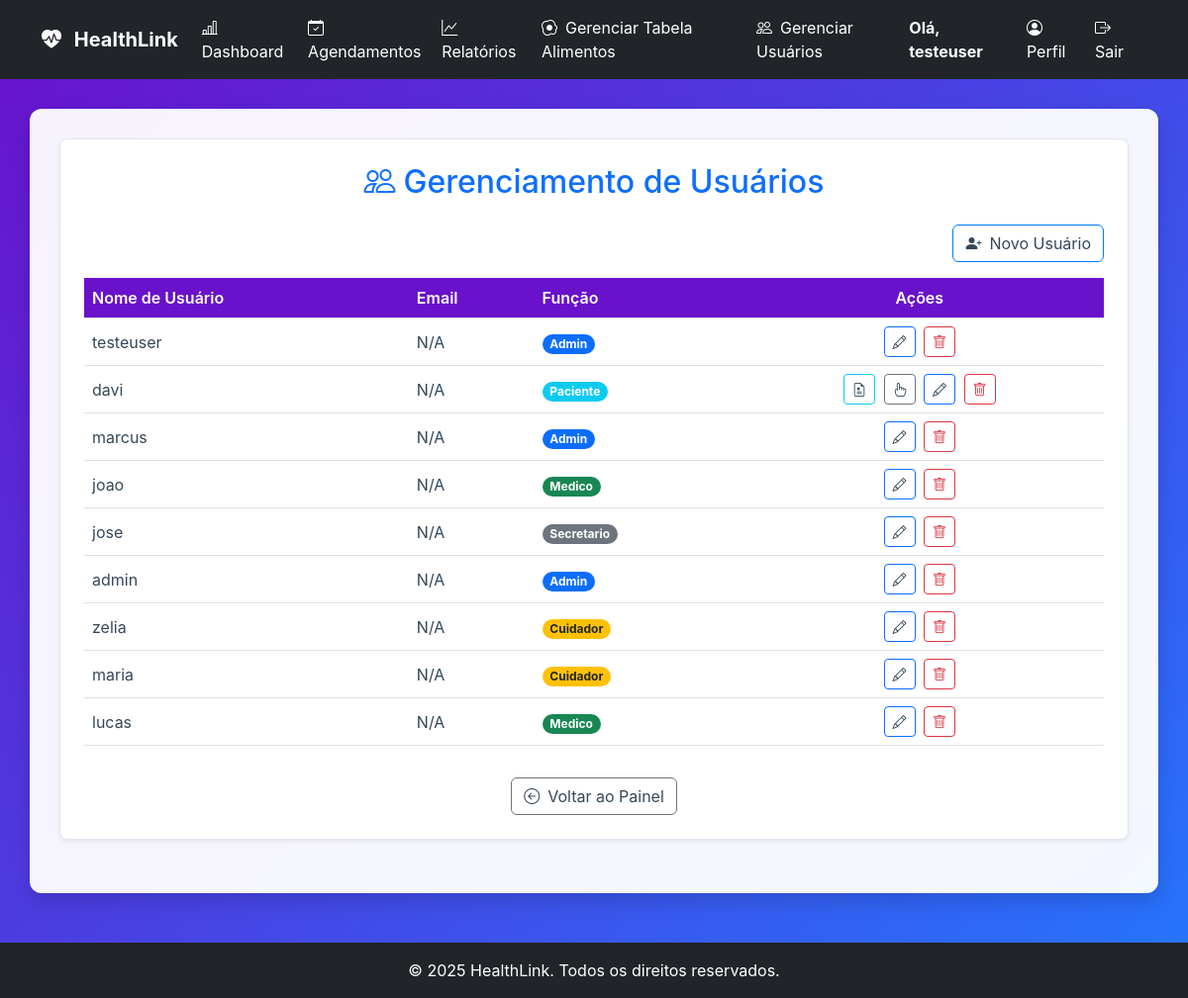
The page /gerenciar_usuarios (signed in) on the database its author committed.
### tables this page shows
CREATE TABLE users (
                    id INTEGER PRIMARY KEY,
                    username TEXT UNIQUE NOT NULL,
                    password_hash TEXT NOT NULL,
                    role TEXT NOT NULL DEFAULT 'paciente',
                    email TEXT,
                    nome TEXT,
                    razao_ic REAL,
                    fator_sensibilidade REAL,
                    data_nascimento TEXT,
                    sexo TEXT
                , nome_completo TEXT, telefone TEXT, medico_id INTEGER, meta_glicemia INTEGER, documento TEXT, crm TEXT, especialidade TEXT, cns TEXT, ric_manha REAL, ric_almoco REAL, ric_jantar REAL, fsi_manha REAL, fsi_almoco REAL, fsi_jantar REAL);

### app.py (the view)
@app.route('/gerenciar_usuarios')
@login_required
def gerenciar_usuarios():
    if not (current_user.is_admin or current_user.role == 'secretario'):
        flash('Acesso não autorizado.', 'danger')
        return redirect(url_for('dashboard'))
    usuarios = db_manager.carregar_todos_os_usuarios()
    return render_template('gerenciar_usuarios.html', usuarios=usuarios)

### app.py (called while the page is built)
@app.context_processor
def inject_now():
    return {'now': datetime.now}

### database_manager.py (called while the page is built)
    def get_db_connection(self):
        conn = sqlite3.connect(self.db_path)
        conn.execute("PRAGMA foreign_keys = ON;")
        conn.row_factory = sqlite3.Row
        return conn

    def carregar_usuario_por_id(self, user_id):
        conn = self.get_db_connection()
        user_data = conn.execute(
            "SELECT id, username, role, email, nome_completo, razao_ic, fator_sensibilidade, data_nascimento, sexo, telefone, medico_id FROM users WHERE id = ?",
            (user_id,)
        ).fetchone()
        conn.close()
        return dict(user_data) if user_data else None

    def carregar_todos_os_usuarios(self, perfil=None):
        conn = self.get_db_connection()
        cursor = conn.cursor()
        query = "SELECT id, username, role FROM users"
        params = ()
        if perfil:
            query += " WHERE role = ?" # Corrigi para 'role' ao invés de 'perfil'
            params = (perfil,)
        cursor.execute(query, params)
        usuarios = cursor.fetchall()
        conn.close()
        return [{'id': row['id'], 'username': row['username'], 'role': row['role']} for row in usuarios]

### models.py (called while the page is built)
    @property
    def is_admin(self):
        return self.role == 'admin'

    @property
    def is_paciente(self):
        return self.role == 'paciente' or self.role == 'user'

### templates/gerenciar_usuarios.html (shortened to what this page needs)
{% extends 'base.html' %}
{% block content %}
<div class="card p-4 shadow-sm mb-4">
    <h2 class="mb-4 text-center text-primary">
        <i class="bi bi-people me-2"></i>Gerenciamento de Usuários
    </h2>
    <div class="d-flex justify-content-end mb-3">
        <a href="{{ url_for('cadastro') }}" class="btn btn-primary">
            <i class="bi bi-person-plus-fill me-2"></i>Novo Usuário
        </a>
    </div>
    <div class="table-responsive">
        <table class="table table-hover align-middle">
            <thead>
                <tr>
                    <th>Nome de Usuário</th>
                    <th>Email</th>
                    <th>Função</th>
                    <th class="text-center">Ações</th>
                </tr>
            </thead>
            <tbody>
                {% for usuario in usuarios %}
                <tr>
                    <td>{{ usuario['username'] }}</td>
                    <td>{{ usuario.get('email', 'N/A') }}</td>
                    <td>
                        {% set role = usuario.get('role', 'padrão') %}
                        <span class="badge rounded-pill bg-{{
                            'success' if role == 'medico' else
                            'primary' if role == 'admin' else
                            'info' if role == 'paciente' or role == 'user' else
                            'warning text-dark' if role == 'cuidador' else
                            'secondary'
                        }}">
                            {{ role|capitalize }}
                        </span>
                    </td>
                    <td class="text-center actions-column">
                        {% if usuario.get('role') == 'user' or usuario.get('role') == 'paciente' %}
                        <a href="{{ url_for('ficha_acompanhamento', paciente_id=usuario['id']) }}"
                            class="btn btn-sm btn-outline-info me-1" title="Ficha Clínica">
                            <i class="bi bi-file-earmark-medical"></i>
                        </a>
                        <a href="{{ url_for('vincular_cuidador', username=usuario['username']) }}"
                            class="btn btn-sm btn-outline-secondary me-1" title="Vincular Cuidador">
                            <i class="bi bi-hand-index"></i>
                        </a>
                        {% endif %}
                        <a href="{{ url_for('editar_usuario', username=usuario['username']) }}"
                            class="btn btn-sm btn-outline-primary me-1" title="Editar Usuário">
                            <i class="bi bi-pencil"></i>
                        </a>
                        <form method="POST" action="{{ url_for('excluir_usuario', username=usuario['username']) }}"
                            style="display:inline;">
                            <button type="submit" class="btn btn-sm btn-outline-danger" title="Excluir Usuário"
                                onclick="return confirm('Tem certeza que deseja excluir o usuário {{ usuario.username }}?');">
                                <i class="bi bi-trash"></i>
                            </button>
                        </form>
                    </td>
                </tr>
                {% else %}
                <tr>
                    <td colspan="4" class="text-center py-4">Nenhum usuário cadastrado.</td>
                </tr>
                {% endfor %}
            </tbody>
        </table>
    </div>
    <div class="text-center">
        <a href="{{ url_for('dashboard_gestao') }}" class="btn btn-secondary mt-3">
            <i class="bi bi-arrow-left-circle me-2"></i>Voltar ao Painel
        </a>
    </div>
</div>
{% endblock %}

### templates/base.html (shortened to what this page needs)
<!DOCTYPE html>
<html lang="pt-br">
<head>
    <link href="https://cdn.jsdelivr.net/npm/bootstrap@5.3.0/dist/css/bootstrap.min.css" rel="stylesheet">
    <link href="https://cdn.jsdelivr.net/npm/bootstrap-icons/font/bootstrap-icons.css" rel="stylesheet">
    <link rel="stylesheet" href="https://cdnjs.cloudflare.com/ajax/libs/font-awesome/6.0.0-beta3/css/all.min.css">
    <link rel="stylesheet" href="{{ url_for('static', filename='css/style.css') }}">
</head>
<body>
    <nav class="navbar navbar-expand-lg navbar-dark bg-dark">
        <div class="container">
            <a class="navbar-brand fw-bold" href="{{ url_for('index') }}">
                <i class="bi bi-heart-pulse-fill me-2"></i> HealthLink
            </a>
            <div class="collapse navbar-collapse" id="navbarNav">
                <ul class="navbar-nav me-auto">
                    {% if current_user.is_authenticated %}
                    <li class="nav-item">
                        <a class="nav-link" href="{{ url_for('dashboard') }}">
                            <i class="bi bi-bar-chart-line me-2"></i>Dashboard
                        </a>
                    </li>
                    {% if current_user.is_paciente %}
                    <li class="nav-item">
                        <a class="nav-link" href="{{ url_for('registros') }}">
                            <i class="bi bi-journal-text me-2"></i>Meus Registros
                        </a>
                    </li>
                    <li class="nav-item">
                        <a class="nav-link" href="{{ url_for('relatorios.relatorios_page') }}">
                            <i class="bi bi-graph-up me-2"></i>Relatórios
                        </a>
                    </li>
                    <li class="nav-item">
                        <a class="nav-link" href="{{ url_for('registrar_glicemia') }}">
                            <i class="bi bi-droplet-fill me-2"></i>Registrar Glicemia
                        </a>
                    </li>
                    <li class="nav-item">
                        <a class="nav-link" href="{{ url_for('registrar_refeicao') }}">
                            <i class="bi bi-utensils me-2"></i>Registrar Refeição
                        </a>
                    </li>
                    <li class="nav-item">
                        <a class="nav-link" href="{{ url_for('minhas_consultas') }}">
                            <i class="bi bi-calendar-event me-2"></i>Minhas Consultas
                        </a>
                    </li>
                    {% elif current_user.role in ['medico', 'secretario', 'admin'] %}
                    <li class="nav-item">
                        <a class="nav-link" href="{{ url_for('gerenciar_agendamentos') }}">
                            <i class="bi bi-calendar-check me-2"></i>Agendamentos
                        </a>
                    </li>
                    <li class="nav-item">
                        <a class="nav-link" href="{{ url_for('relatorios.relatorios_page') }}">
                            <i class="bi bi-graph-up me-2"></i>Relatórios
                        </a>
                    </li>
                    {% if current_user.role in ['secretario', 'admin'] %}
                    <li class="nav-item">
                        <a class="nav-link" href="{{ url_for('registrar_alimento_redirect') }}">
                            <i class="bi bi-egg-fried me-2"></i>Gerenciar Tabela Alimentos
                        </a>
                    </li>
                    <li class="nav-item">
                        <a class="nav-link" href="{{ url_for('gerenciar_usuarios') }}">
                            <i class="bi bi-people me-2"></i>Gerenciar Usuários
                        </a>
                    </li>
                    {% endif %}
                    {% endif %}
                    {% endif %}
                </ul>
                <ul class="navbar-nav">
                    {% if current_user.is_authenticated %}
                    <li class="nav-item me-3 d-flex align-items-center">
                        <span class="navbar-text text-white fw-bold">
                            Olá, {{ current_user.username or current_user.nome_completo }}
                        </span>
                    </li>
                    <li class="nav-item">
                        <a class="nav-link" href="{{ url_for('perfil_paciente', paciente_id=current_user.id) }}">
                            <i class="bi bi-person-circle me-2"></i>Perfil
                        </a>
                    </li>
                    <li class="nav-item">
                        <a class="nav-link text-danger" href="{{ url_for('logout') }}">
                            <i class="bi bi-box-arrow-right me-2"></i>Sair
                        </a>
                    </li>
                    {% endif %}
                </ul>
            </div>
        </div>
    </nav>
    <main id="main-content">
        <div class="container">
            {% block content %}
            {% endblock %}
        </div>
    </main>
    <footer class="text-white text-center py-3 mt-5 bg-dark">
        &copy; {{ now().year }} HealthLink. Todos os direitos reservados.
    </footer>
</body>
</html>

### static/css/style.css (style rules this page uses)
:root { --primary-color: #007bff; --accent-color: #6a11cb; --text-dark: #344759; --text-light: white; --gradient-bg: linear-gradient(135deg, #6a11cb 0%, #2575fc 100%); --success-color: #28a745; --danger-color: #dc3545; --info-color: #17a2b8; --shadow-sm: 0 2px 4px rgba(0, 0, 0, 0.1); --shadow-lg: 0 8px 20px rgba(0, 0, 0, 0.15); }
body, html { margin: 0; padding: 0; height: 100%; font-family: -apple-system, BlinkMacSystemFont, "Segoe UI", Roboto, "Helvetica Neue", Arial, sans-serif; color: var(--text-dark); }
#app-wrapper, body { background: var(--gradient-bg); min-height: 100vh; }
#main-content { background-color: rgba(255, 255, 255, 0.95); border-radius: 12px; box-shadow: var(--shadow-lg); padding: 30px; margin: 30px auto 50px auto; max-width: 1200px; width: 95%; display: block; }
#main-content .container { max-width: 100%; width: 100%; margin-top: 0; padding: 0; background-color: transparent; }
.navbar-nav .nav-link, .navbar-brand { color: var(--text-light) !important; }
h1, h2, h3 { color: var(--accent-color); margin-top: 0; margin-bottom: 20px; }
.card { background-color: white; border: 1px solid #e0e6ed; border-radius: 8px; box-shadow: var(--shadow-sm); padding: 20px; margin-bottom: 20px; }
.btn-primary { background-color: var(--primary-color); border-color: var(--primary-color); color: white; }
.table th { background-color: var(--accent-color); color: white; font-weight: bold; }
.table td { color: var(--text-dark); }
.card a, .card h6, .card p { color: var(--text-dark) !important; background: transparent !important; }
.table thead { background-color: #5d2590; }
.table th { color: white; font-weight: 600; }

### rows shown on the page
users: username "testeuser", get "N/A", role "Admin"
users: username "davi", get "N/A", role "Paciente"
users: username "marcus", get "N/A", role "Admin"
users: username "joao", get "N/A", role "Medico"
users: username "jose", get "N/A", role "Secretario"
users: username "admin", get "N/A", role "Admin"
users: username "zelia", get "N/A", role "Cuidador"
users: username "maria", get "N/A", role "Cuidador"
users: username "lucas", get "N/A", role "Medico"
